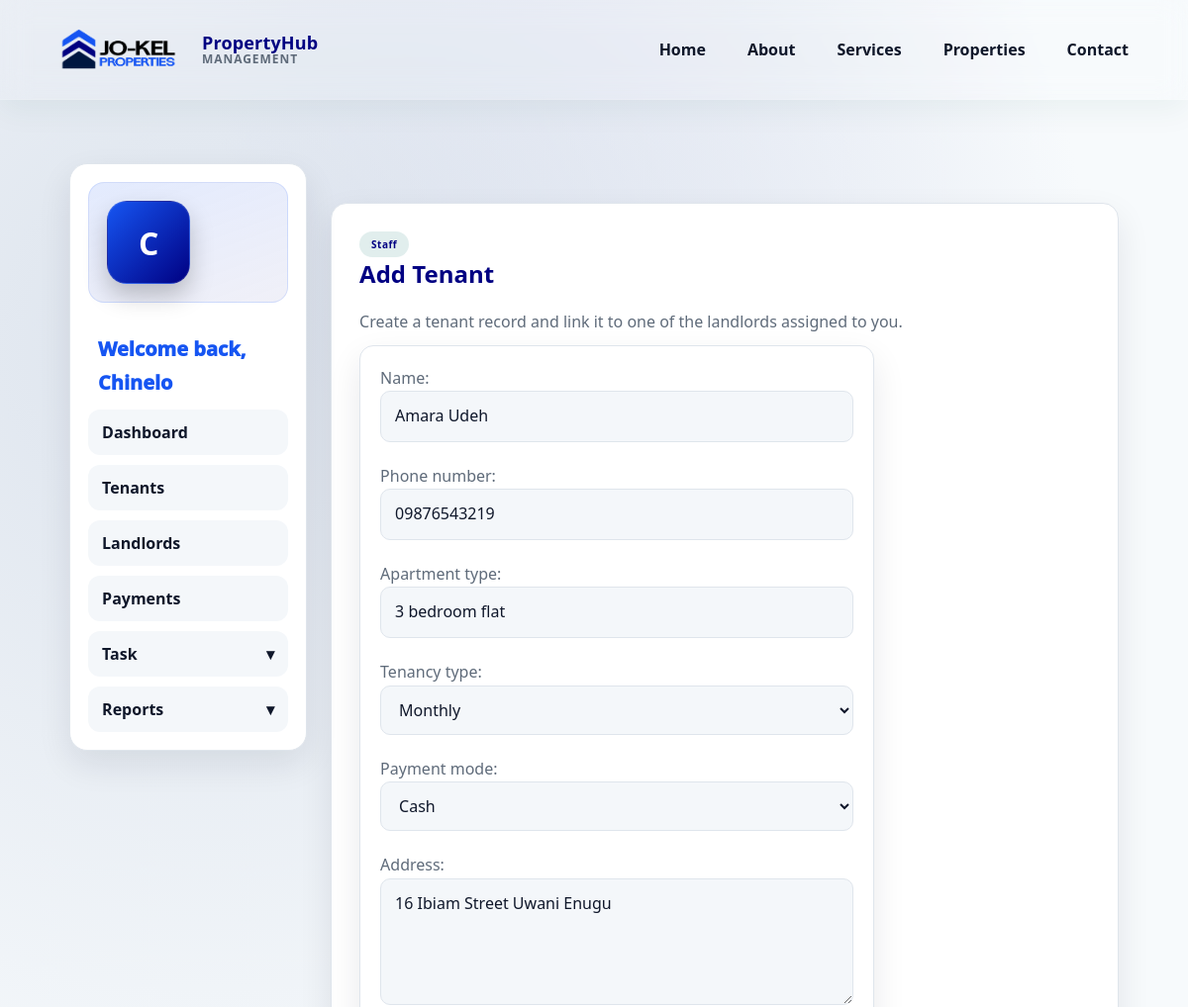
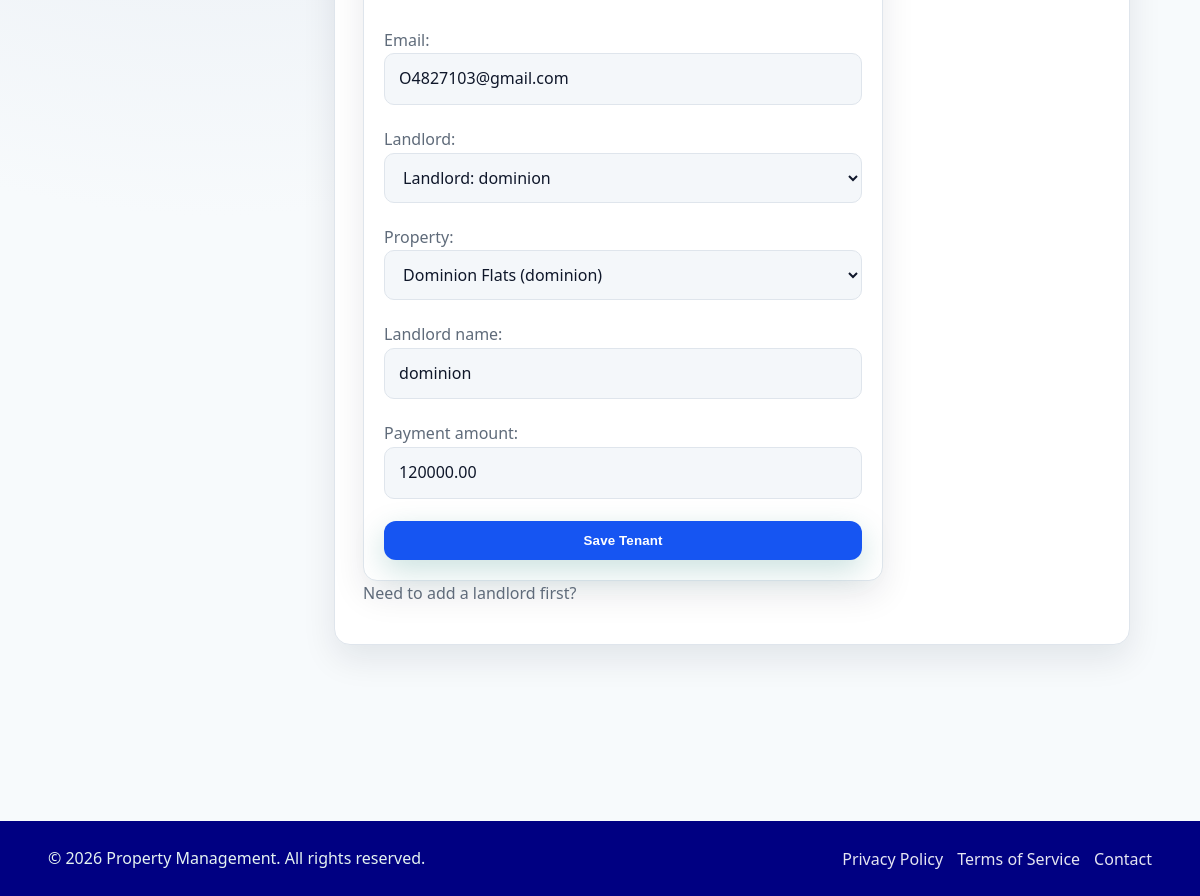
/accounts/staff/tenants/2/edit/ (signed in), run on the app's committed database (2 pictures, top to bottom).
### apps/tenants/models.py (models this page shows, shortened)
class Tenant(models.Model):
    TENANCY_TYPE_MONTHLY = 'monthly'
    TENANCY_TYPE_QUARTERLY = 'quarterly'
    TENANCY_TYPE_BIANNUALLY = 'biannually'
    TENANCY_TYPE_YEARLY = 'yearly'
    TENANCY_TYPE_CHOICES = [
        (TENANCY_TYPE_MONTHLY, 'Monthly'),
        (TENANCY_TYPE_QUARTERLY, 'Quarterly'),
        (TENANCY_TYPE_BIANNUALLY, 'Biannually'),
        (TENANCY_TYPE_YEARLY, 'Yearly'),
    ]
    PAYMENT_MODE_CASH = 'cash'
    PAYMENT_MODE_TRANSFER = 'transfer'
    PAYMENT_MODE_CARD = 'card'
    PAYMENT_MODE_OTHER = 'other'
    PAYMENT_MODE_CHOICES = [
        (PAYMENT_MODE_CASH, 'Cash'),
        (PAYMENT_MODE_TRANSFER, 'Transfer'),
        (PAYMENT_MODE_CARD, 'Card'),
        (PAYMENT_MODE_OTHER, 'Other'),
    ]
    name = models.CharField(max_length=160)
    phone_number = models.CharField(max_length=30)
    apartment_type = models.CharField(max_length=120)
    tenancy_type = models.CharField(
        max_length=20,
        choices=TENANCY_TYPE_CHOICES,
        default=TENANCY_TYPE_MONTHLY,
    )
    payment_mode = models.CharField(max_length=20, choices=PAYMENT_MODE_CHOICES)
    address = models.TextField()
    email = models.EmailField()
    landlord = models.ForeignKey(
        Landlord,
        on_delete=models.SET_NULL,
        related_name='tenants',
        null=True,
        blank=True,
    )
    property = models.ForeignKey(
        Property,
        on_delete=models.SET_NULL,
        related_name='tenants',
        null=True,
        blank=True,
    )
    landlord_name = models.CharField(max_length=160)
    payment_amount = models.DecimalField(max_digits=12, decimal_places=2)
    created_at = models.DateTimeField(auto_now_add=True)
    updated_at = models.DateTimeField(auto_now=True)
    class Meta:
        ordering = ['name']

### apps/properties/models.py (models this page shows)
class Property(models.Model):
    landlord = models.ForeignKey(
        Landlord,
        on_delete=models.CASCADE,
        related_name='managed_properties',
    )
    property_name = models.CharField(max_length=160)
    property_type = models.CharField(max_length=120)
    number_of_units = models.PositiveIntegerField(default=1, validators=[MinValueValidator(1)])
    address = models.TextField()
    city = models.CharField(max_length=120, blank=True)
    state = models.CharField(max_length=120, blank=True)
    description = models.TextField(blank=True)
    created_at = models.DateTimeField(auto_now_add=True)
    updated_at = models.DateTimeField(auto_now=True)
    class Meta:
        ordering = ['property_name', '-created_at']
    def __str__(self):
        return f'{self.property_name} ({self.landlord.user.username or self.landlord.user.email})'

### apps/accounts/views.py (the view, shortened to what this page needs)
# urls.py: path('staff/tenants/<int:pk>/edit/', StaffTenantUpdateView.as_view(), name='staff-tenant-update'),
class StaffTenantUpdateView(StaffOnlyMixin, UpdateView):
    model = Tenant
    form_class = StaffTenantForm
    template_name = 'accounts/staff_tenant_form.html'
    def get_queryset(self):
        staff_profile = self.get_staff_profile()
        return staff_profile.tenants.all()
    def get_form_kwargs(self):
        kwargs = super().get_form_kwargs()
        kwargs['staff_profile'] = self.get_staff_profile()
        return kwargs

### apps/accounts/forms.py (shortened to what this page needs)
class StaffTenantForm(forms.ModelForm):
    class Meta:
        model = Tenant
        fields = (
            'name',
            'phone_number',
            'apartment_type',
            'tenancy_type',
            'payment_mode',
            'address',
            'email',
            'landlord',
            'property',
            'landlord_name',
            'payment_amount',
        )
        widgets = {
            'address': forms.Textarea(attrs={'rows': 4}),
        }
    def __init__(self, *args, staff_profile=None, **kwargs):
        super().__init__(*args, **kwargs)
        self.staff_profile = staff_profile
        if staff_profile is not None:
            self.fields['landlord'].queryset = staff_profile.landlords.all()
            self.fields['property'].queryset = (
                Property.objects.filter(landlord__in=staff_profile.landlords.all())
                .select_related('landlord', 'landlord__user')
                .order_by('property_name')
            )
        else:
            self.fields['property'].queryset = Property.objects.none()

### apps/accounts/adapter.py (called while the page is built)
def get_user_role(user):
    if not user.is_authenticated:
        return UserProfile.ROLE_USER
    profile = getattr(user, 'profile', None)
    if profile and profile.role:
        return profile.role
    if user.is_staff:
        return UserProfile.ROLE_STAFF
    return UserProfile.ROLE_USER

### apps/accounts/views.py (called while the page is built)
    def dispatch(self, request, *args, **kwargs):
        if get_user_role(request.user) != UserProfile.ROLE_STAFF:
            return redirect(get_dashboard_url_for_user(request.user))
        return super().dispatch(request, *args, **kwargs)

    def get_staff_profile(self):
        staff_profile, _ = StaffProfile.objects.get_or_create(user=self.request.user)
        return staff_profile

### apps/properties/models.py (called while the page is built)
    def __str__(self):
        display_name =  self.user.username
        return f'Landlord: {display_name}'

### templates/accounts/staff_tenant_form.html (shortened to what this page needs)
{% extends 'dashboard/staff_base.html' %}
{% block dashboard_content %}
<section>
    <span class="pill">Staff</span>
    <h1>Add Tenant</h1>
    <p>Create a tenant record and link it to one of the landlords assigned to you.</p>
    <form method="post">
        {{ form.as_p }}
        <button type="submit">Save Tenant</button>
    </form>
    <p><a href="{% url 'accounts:staff-landlord-create' %}">Need to add a landlord first?</a></p>
</section>
{% endblock %}

### dashboard/templates/dashboard/staff_base.html (shortened to what this page needs)
{% extends 'dashboard/base.html' %}
{% block dashboard_sidebar %}
<div class="sidebar-profile">
    <div class="sidebar-profile-avatar" aria-hidden="true">
        {{ request.user.get_full_name|default:request.user.username|slice:":1"|upper }}
    </div>
</div>
<div class="sidebar-profile-copy">
      <p class="sidebar-profile-greeting">Welcome back, {{ request.user.get_full_name|default:request.user.username }}</p>
</div>
<nav class="sidebar-nav">
    <ul>
        <li><a href="{% url 'dashboard:index' %}">Dashboard</a></li>
        <li><a href="{% url 'accounts:staff-tenant-list' %}">Tenants</a></li>
        <li><a href="{% url 'accounts:staff-landlord-list' %}">Landlords</a></li>
        <li><a href="{% url 'accounts:staff-payment-list' %}">Payments</a></li>
        <li class="sidebar-dropdown-item">
            <details class="sidebar-dropdown">
                <summary>Task</summary>
            </details>
        </li>
        <li class="sidebar-dropdown-item">
            <details class="sidebar-dropdown">
                <summary>Reports</summary>
            </details>
        </li>
    </ul>
</nav>
{% endblock %}

### static/css/style.css (style rules this page uses)
:root { --primary: #1655f2; --primary-dark: #000082; --accent: #ffe600; --primary: #1655f2; --primary-dark: #000082;; --accent: #ffe600; --surface: #ffffff; --surface-muted: #f5f7fb; --text: #010610; --muted: #6b7280; --border: #e5e7eb; --shadow: 0 14px 34px rgba(17, 24, 39, 0.08); --surface-muted: #f4f7fa; --text: #0f172a; --muted: #5f6b7a; --border: #dfe5ec; --shadow: 0 14px 34px rgba(15, 23, 42, 0.09); }
*, *::before, *::after { box-sizing: border-box; }
body { margin: 0; font-family: 'system-ui', -apple-system, BlinkMacSystemFont, 'Segoe UI', Roboto, Helvetica, Arial, sans-serif, 'Apple Color Emoji', 'Segoe UI Emoji', 'Segoe UI Symbol'; color: var(--text); background: radial-gradient(circle at 18% 18%, rgba(58, 89, 146, 0.14) 0, #f7fafc 48%), radial-gradient(circle at 82% 0%, rgba(19, 24, 168, 0.12) 0, #f7fafc 36%), #f7fafc; min-height: 100vh; }
a { color: inherit; text-decoration: none; }
section { margin-top: 40px; background: var(--surface); border: 1px solid var(--border); border-radius: 16px; padding: 28px; box-shadow: var(--shadow); }
section p { margin: 0 0 10px; color: var(--muted); line-height: 1.6; }
h1, h2, h3, h4, h5, h6 { color: var(--primary-dark); margin-top: 0; }
p { line-height: 1.7; color: var(--muted); }
button, .btn { display: inline-flex; align-items: center; justify-content: center; gap: 8px; padding: 12px 16px; border-radius: 12px; border: none; background: var(--primary); color: #ffffff; font-weight: 700; letter-spacing: 0.01em; cursor: pointer; transition: transform 0.2s ease, box-shadow 0.2s ease, background 0.2s ease; box-shadow: 0 10px 30px rgba(15, 118, 110, 0.22); }
form { display: grid; gap: 12px; max-width: 520px; padding: 20px; background: var(--surface); border: 1px solid var(--border); border-radius: 14px; box-shadow: var(--shadow); }
input, textarea, select { width: 100%; padding: 12px 14px; border-radius: 10px; border: 1px solid var(--border); background: var(--surface-muted); font: inherit; color: var(--text); transition: border 0.2s ease, box-shadow 0.2s ease; }
.pill { display: inline-block; padding: 6px 12px; border-radius: 999px; background: rgba(15, 118, 110, 0.12); color: var(--primary-dark); font-weight: 600; font-size: 10px; letter-spacing: 0.05em; }
.sidebar-profile { display: grid; gap: 14px; margin-bottom: 20px; padding: 18px; border-radius: 16px; background: linear-gradient(160deg, rgba(22, 85, 242, 0.12), rgba(0, 0, 130, 0.06)); border: 1px solid rgba(22, 85, 242, 0.12); }
.sidebar-profile-avatar { width: 84px; height: 84px; border-radius: 20px; display: flex; align-items: center; justify-content: center; background: linear-gradient(135deg, var(--primary) 0%, var(--primary-dark) 100%); color: #ffffff; font-size: 32px; font-weight: 900; text-transform: uppercase; box-shadow: 0 12px 24px rgba(0, 0, 0, 0.22); border: 1px solid rgba(255, 255, 255, 0.12); }
.sidebar-profile-copy { display: grid; gap: 4px; }
.sidebar-profile-copy p { margin: 10px; font-size: 20px; font-weight: 1000; color: var(--primary) }
.sidebar-nav ul { list-style: none; margin: 0; padding: 0; display: grid; gap: 10px; }
.sidebar-nav a { display: block; padding: 12px 14px; border-radius: 12px; font-weight: 700; color: var(--text); background: var(--surface-muted); transition: background 0.2s ease, color 0.2s ease, transform 0.2s ease; }
.sidebar-dropdown-item { position: relative; }
.sidebar-dropdown { width: 100%; }
.sidebar-dropdown summary { list-style: none; cursor: pointer; display: block; padding: 12px 14px; border-radius: 12px; font-weight: 700; color: var(--text); background: var(--surface-muted); transition: background 0.2s ease, color 0.2s ease; }
.sidebar-dropdown summary::marker, .sidebar-dropdown summary::-webkit-details-marker { display: none; }
.sidebar-dropdown summary::after { content: '\25BE'; float: right; transition: transform 0.2s ease; }

### data on the page
Tenant: name "Amara Udeh", phone_number "09876543219", apartment_type "3 bedroom flat", tenancy_type "Monthly", payment_mode "Cash", address "16 Ibiam Street Uwani Enugu", email "O4827103@gmail.com", property "Dominion Flats (dominion)", landlord_name "dominion", payment_amount "120000.00"
Property: landlord "Landlord: dominion"

### other printed values
{{ request.user.get_full_name|default:request.user.username }} "Chinelo"
